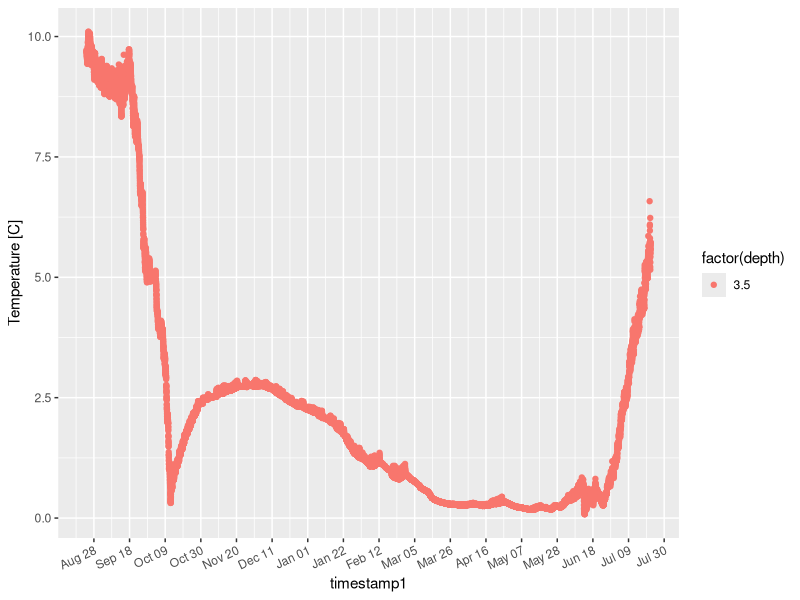
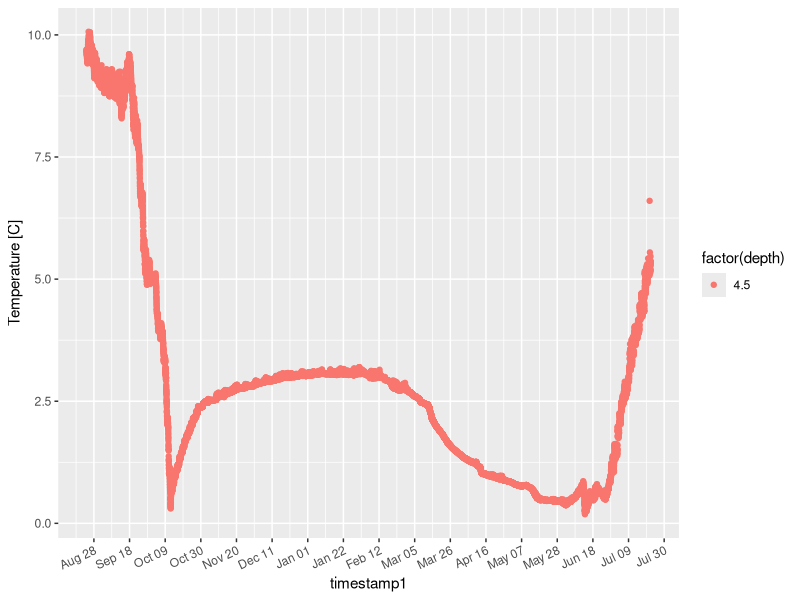
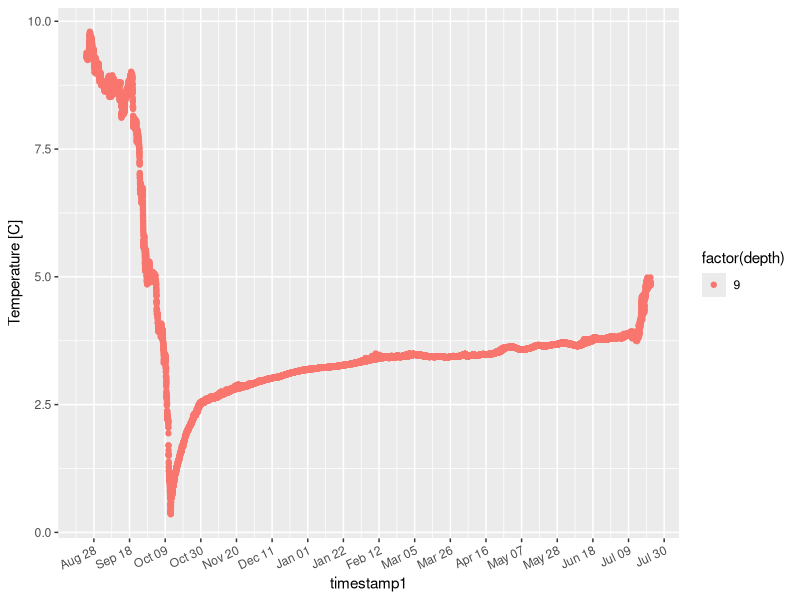
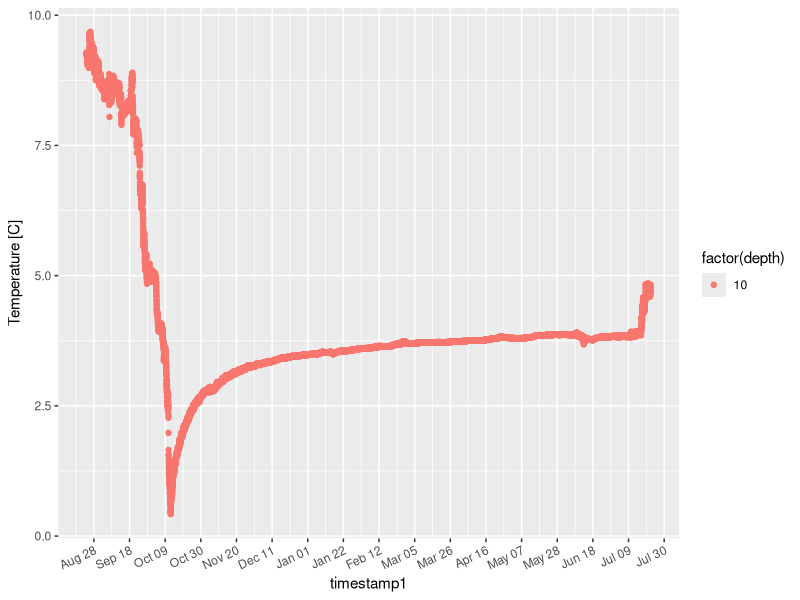
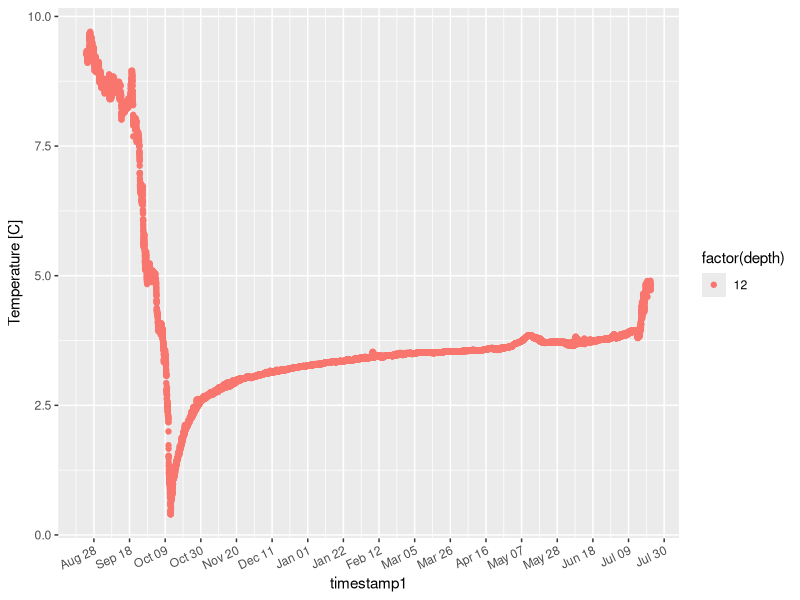
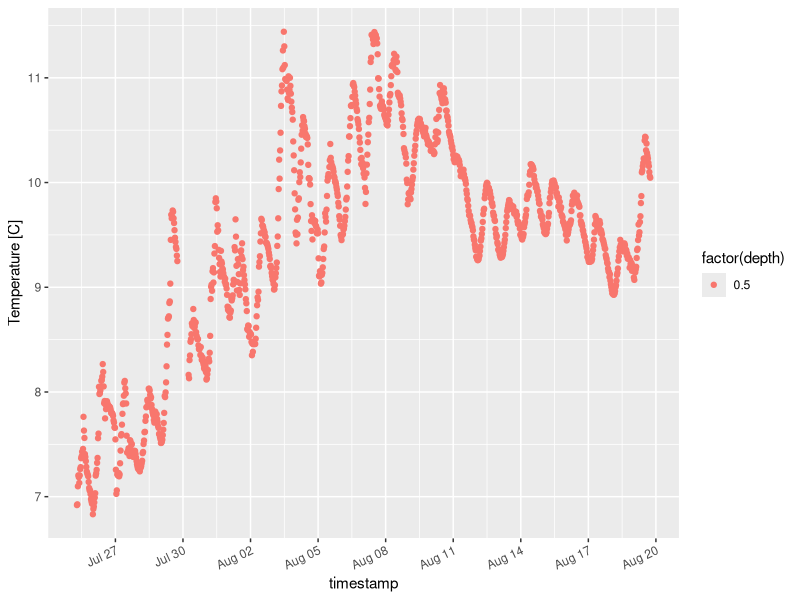
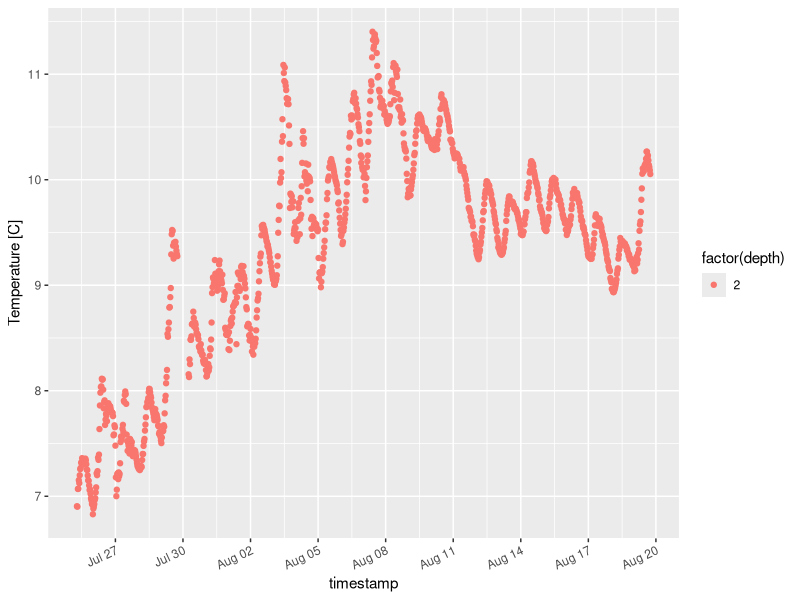
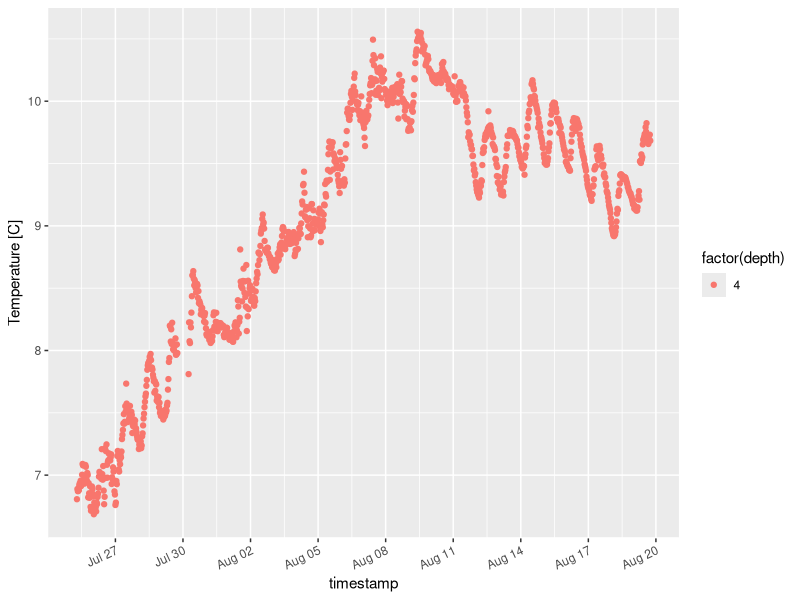

Here is the R script that generated these plots, in order:
# QA'QC for 8 RBR TSolo sensors
# Onging
library(ggplot2)
library(scales)
library(dplyr)

# Read in past year's data
old.datTemp <- read.csv("gl4.buoy.RBRTemp.data.csv", header=T)

# Fix timestamp - so it is no longer a character:
old.datTemp$timestamp1 <- as.POSIXct(old.datTemp$timestamp, format= "%Y-%m-%d %H:%M:%OS")
range(old.datTemp$timestamp1)

##############################
### Winter 2018 Deployment ###

### 3.5m temp sensor ###

# 1. Read in new raw data at depth (for 2018-2019): RBR102495_180823_190723_3.5m.csv
rbr.3.5m <- read.csv("RBR102495_180823_190723_3.5m.csv", header=T, sep = ',')
names(rbr.3.5m)
summary(rbr.3.5m)

###
# 2. fix timestamp
rbr.3.5m$timestamp1 <- as.POSIXct(rbr.3.5m$Time, format="%Y-%m-%d %H:%M:%OS")
range(rbr.3.5m$timestamp1)

# restrict for date range
rbr.3.5m <- subset(rbr.3.5m,timestamp1 >= as.POSIXct('2018-08-24 13:00:00') & 
                  timestamp1 <= as.POSIXct('2019-07-23 00:00:00'))
range(rbr.3.5m$timestamp1)

#check new summary
summary(rbr.3.5m) 
# temp range: 0.0794 to 10.0993

###
# 3. add in column for depth, deployment and sensor 
rbr.3.5m$depth <- 3.5
rbr.3.5m$deployment <- "Winter2018"
rbr.3.5m$sensor <- 102495

qplot(timestamp1, Temperature, data = rbr.3.5m, geom="point", ylab = "Temperature [C]", color = factor(depth)) +
  scale_x_datetime(date_breaks = "504 hour", labels = date_format("%b %d")) +
  theme(axis.text.x = element_text(angle = 25, vjust = 1.0, hjust = 1.0))


### 4.5m temp sensor ###

# 1. Read in new raw data at depth (for 2018-2019): RBR102496_180823_190723_4.5m.csv
rbr.4.5m <- read.csv("RBR102496_180823_190723_4.5m.csv", header=T, sep = ',')
names(rbr.4.5m)
summary(rbr.4.5m)

###
# 2. fix timestamp
rbr.4.5m$timestamp1 <- as.POSIXct(rbr.4.5m$Time, format="%Y-%m-%d %H:%M:%OS")
range(rbr.4.5m$timestamp1)

# restrict for date range
rbr.4.5m <- subset(rbr.4.5m,timestamp1 >= as.POSIXct('2018-08-24 13:00:00') & 
                     timestamp1 <= as.POSIXct('2019-07-23 00:00:00'))
range(rbr.4.5m$timestamp1)

#check new summary
summary(rbr.4.5m) 
# temp range: 0.1861 to 10.0647

###
# 3. add in column for depth, deployment and sensor 
rbr.4.5m$depth <- 4.5
rbr.4.5m$deployment <- "Winter2018"
rbr.4.5m$sensor <- 102496

qplot(timestamp1, Temperature, data = rbr.4.5m, geom="point", ylab = "Temperature [C]", color = factor(depth)) +
  scale_x_datetime(date_breaks = "504 hour", labels = date_format("%b %d")) +
  theme(axis.text.x = element_text(angle = 25, vjust = 1.0, hjust = 1.0))

### 6m temp sensor ###
# download error RBR102497_180823_190723_6m.xlsx

### 8m temp sensor ###
# download error RBR102497_180823_190723_6m.xlsx

### 9m temp sensor ###

# 1. Read in new raw data at depth (for 2018-2019): RBR102499_180823_190723_9m.csv
rbr.9m <- read.csv("RBR102499_180823_190723_9m.csv", header=T, sep = ',')
names(rbr.9m)
summary(rbr.9m)

###
# 2. fix timestamp
rbr.9m$timestamp1 <- as.POSIXct(rbr.9m$Time, format="%Y-%m-%d %H:%M:%OS")
range(rbr.9m$timestamp1)

# restrict for date range
rbr.9m <- subset(rbr.9m,timestamp1 >= as.POSIXct('2018-08-24 13:00:00') & 
                     timestamp1 <= as.POSIXct('2019-07-23 00:00:00'))
range(rbr.9m$timestamp1)

#check new summary
summary(rbr.9m) 
# temp range: 0.3547 to 9.7952

###
# 3. add in column for depth, deployment and sensor 
rbr.9m$depth <- 9
rbr.9m$deployment <- "Winter2018"
rbr.9m$sensor <- 102499

qplot(timestamp1, Temperature, data = rbr.9m, geom="point", ylab = "Temperature [C]", color = factor(depth)) +
  scale_x_datetime(date_breaks = "504 hour", labels = date_format("%b %d")) +
  theme(axis.text.x = element_text(angle = 25, vjust = 1.0, hjust = 1.0))


### 10m temp sensor ###
# 1. Read in new raw data at depth (for 2018-2019): RBR102500_180823_190723_10m.csv
rbr.10m <- read.csv("RBR102500_180823_190723_10m.csv", header=T, sep = ',')
names(rbr.10m)
summary(rbr.10m)

###
# 2. fix timestamp
rbr.10m$timestamp1 <- as.POSIXct(rbr.10m$Time, format="%Y-%m-%d %H:%M:%OS")
range(rbr.10m$timestamp1)

# restrict for date range
rbr.10m <- subset(rbr.10m,timestamp1 >= as.POSIXct('2018-08-24 13:00:00') & 
                   timestamp1 <= as.POSIXct('2019-07-23 00:00:00'))
range(rbr.10m$timestamp1)

#check new summary
summary(rbr.10m) 
# temp range: 0.419 to 9.682

###
# 3. add in column for depth, deployment and sensor 
rbr.10m$depth <- 10
rbr.10m$deployment <- "Winter2018"
rbr.10m$sensor <- 102500

qplot(timestamp1, Temperature, data = rbr.10m, geom="point", ylab = "Temperature [C]", color = factor(depth)) +
  scale_x_datetime(date_breaks = "504 hour", labels = date_format("%b %d")) +
  theme(axis.text.x = element_text(angle = 25, vjust = 1.0, hjust = 1.0))


### 12m temp sensor ###
# 1. Read in new raw data at depth (for 2018-2019): RBR102501_180823_190723_12m.csv
rbr.12m <- read.csv("RBR102501_180823_190723_12m.csv", header=T, sep = ',')
names(rbr.12m)
summary(rbr.12m)

###
# 2. fix timestamp
rbr.12m$timestamp1 <- as.POSIXct(rbr.12m$Time, format="%Y-%m-%d %H:%M:%OS")
range(rbr.12m$timestamp1)

# restrict for date range
rbr.12m <- subset(rbr.12m, timestamp1 >= as.POSIXct('2018-08-24 13:00:00') & 
                    timestamp1 <= as.POSIXct('2019-07-23 00:00:00'))
range(rbr.12m$timestamp1)

#check new summary
summary(rbr.12m) 
# temp range: 0.3993 to 9.7049

###
# 3. add in column for depth, deployment and sensor 
rbr.12m$depth <- 12
rbr.12m$deployment <- "Winter2018"
rbr.12m$sensor <- 102501

qplot(timestamp1, Temperature, data = rbr.12m, geom="point", ylab = "Temperature [C]", color = factor(depth)) +
  scale_x_datetime(date_breaks = "504 hour", labels = date_format("%b %d")) +
  theme(axis.text.x = element_text(angle = 25, vjust = 1.0, hjust = 1.0))

######################################################
########## ALL DO + Winter2018 DATA #################

###
# 1. combine all QAQC winter 2018
RBR_temp_winter18 <- rbind(rbr.3.5m, rbr.4.5m, rbr.9m, rbr.10m, rbr.12m)
summary(RBR_temp_winter18)

###
# 2. Add in year 
RBR_temp_winter18 <- transform(RBR_temp_winter18,
                             year = as.numeric(format(timestamp1, '%Y')))

names(RBR_temp_winter18)

###
# 3.select for relevant parameters
RBR_temp_winter18 <- subset(RBR_temp_winter18, select=c(sensor, deployment, year, timestamp1, depth,
                                                    Temperature))
colnames(RBR_temp_winter18)[6] = "temperature"

# 3.select for relevant parameters
old.datTemp <- subset(old.datTemp, select=c(sensor, deployment, year, timestamp1, depth,
                                                        temperature))

###
# 4. Add winter 2018 to summer 2018
RBR_temp_agg18 <- rbind(old.datTemp, RBR_temp_winter18)
summary(RBR_temp_agg18)

###
# 5. change names
colnames(RBR_temp_agg18)[4] = "timestamp"

# Plot and facet by deployment:
p <- ggplot(RBR_temp_agg18, aes(x=timestamp, y=(temperature), colour =as.factor(depth))) +
  geom_point(alpha = 0.5) +
  #stat_smooth(method="lm", se=TRUE, formula=y ~ poly(x, 3, raw=TRUE), alpha=0.15) +
  scale_x_datetime(date_breaks = "504 hour", labels = date_format("%b %d")) +
  theme_classic() + xlab("Time stamp") + ylab("DO") 



##############################
##############################
### Summer 2019 Deployment ###

# As a deployment note we removed the buoy from GL4 on 2019-07-30 
# from 9:30-11:00 am to add the chlorophyll-a sensor (C7).

### 0.5m temp sensor ###
# 1. Read in new raw data at depth (for 2018-2019): RBR102495_190725_190820_0.5m.csv
rbr.0.5m <- read.csv("RBR102495_190725_190820_0.5m.csv", header=T, sep = ',')
names(rbr.0.5m)
summary(rbr.0.5m)

###
# 2. fix timestamp
rbr.0.5m$timestamp <- as.POSIXct(rbr.0.5m$Time, format="%Y-%m-%d %H:%M:%OS")
range(rbr.0.5m$timestamp)

# restrict for date range
rbr.0.5ma <- subset(rbr.0.5m,timestamp >= as.POSIXct('2019-07-25 13:00:00') & 
                   timestamp <= as.POSIXct('2019-07-30 00:00:00'))
range(rbr.0.5ma$timestamp)
rbr.0.5mb <- subset(rbr.0.5m,timestamp >= as.POSIXct('2019-07-30 12:00:00') & 
                   timestamp <= as.POSIXct('2019-08-20 00:00:00'))
range(rbr.0.5mb$timestamp)
rbr.0.5m_1 <- rbind(rbr.0.5mb, rbr.0.5ma)

#check new summary
summary(rbr.0.5m_1) 
# temp range: 6.832 to 11.440

###
# 3. add in column for depth, deployment and sensor 
rbr.0.5m_1$depth <- 0.5
rbr.0.5m_1$deployment <- "Summer2019"
rbr.0.5m_1$sensor <- 102495

qplot(timestamp, Temperature, data = rbr.0.5m_1, geom="point", ylab = "Temperature [C]", color = factor(depth)) +
  scale_x_datetime(date_breaks = "72 hour", labels = date_format("%b %d")) +
  theme(axis.text.x = element_text(angle = 25, vjust = 1.0, hjust = 1.0))


### 2m temp sensor ###
# 1. Read in new raw data at depth (for 2018-2019): RBR102496_190725_190820_2m.csv
rbr.2m <- read.csv("RBR102496_190725_190820_2m.csv", header=T, sep = ',')
names(rbr.2m)
summary(rbr.2m)

###
# 2. fix timestamp
rbr.2m$timestamp <- as.POSIXct(rbr.2m$Time, format="%Y-%m-%d %H:%M:%OS")
range(rbr.2m$timestamp)

# restrict for date range
rbr.2ma <- subset(rbr.2m,timestamp >= as.POSIXct('2019-07-25 13:00:00') & 
                      timestamp <= as.POSIXct('2019-07-30 00:00:00'))

rbr.2mb <- subset(rbr.2m,timestamp >= as.POSIXct('2019-07-30 12:00:00') & 
                      timestamp <= as.POSIXct('2019-08-20 00:00:00'))
rbr.2m_1 <- rbind(rbr.2mb, rbr.2ma)

#check new summary
summary(rbr.2m_1) 
# temp range: 6.832 to 11.440

###
# 3. add in column for depth, deployment and sensor 
rbr.2m_1$depth <- 2
rbr.2m_1$deployment <- "Summer2019"
rbr.2m_1$sensor <- 102496

qplot(timestamp, Temperature, data = rbr.2m_1, geom="point", ylab = "Temperature [C]", color = factor(depth)) +
  scale_x_datetime(date_breaks = "72 hour", labels = date_format("%b %d")) +
  theme(axis.text.x = element_text(angle = 25, vjust = 1.0, hjust = 1.0))


### 4m temp sensor ###
# 1. Read in new raw data at depth (for 2018-2019): RBR102497_190725_190820_4m.csv
rbr.4m <- read.csv("RBR102497_190725_190820_4m.csv", header=T, sep = ',')
names(rbr.4m)
summary(rbr.4m)

###
# 2. fix timestamp
rbr.4m$timestamp <- as.POSIXct(rbr.4m$Time, format="%Y-%m-%d %H:%M:%OS")
range(rbr.4m$timestamp)

# restrict for date range
rbr.4ma <- subset(rbr.4m,timestamp >= as.POSIXct('2019-07-25 13:00:00') & 
                    timestamp <= as.POSIXct('2019-07-30 00:00:00'))

rbr.4mb <- subset(rbr.4m,timestamp >= as.POSIXct('2019-07-30 12:00:00') & 
                    timestamp <= as.POSIXct('2019-08-20 00:00:00'))
rbr.4m_1 <- rbind(rbr.4mb, rbr.4ma)

#check new summary
summary(rbr.4m_1) 
# temp range: 6.832 to 11.440

###
# 3. add in column for depth, deployment and sensor 
rbr.4m_1$depth <- 4
rbr.4m_1$deployment <- "Summer2019"
rbr.4m_1$sensor <- 102497

qplot(timestamp, Temperature, data = rbr.4m_1, geom="point", ylab = "Temperature [C]", color = factor(depth)) +
  scale_x_datetime(date_breaks = "72 hour", labels = date_format("%b %d")) +
  theme(axis.text.x = element_text(angle = 25, vjust = 1.0, hjust = 1.0))

### 6m temp sensor ###
# 1. Read in new raw data at depth (for 2018-2019): RBR102498_190725_190820_6m.csv
rbr.6m <- read.csv("RBR102498_190725_190820_6m.csv", header=T, sep = ',')
names(rbr.6m)
summary(rbr.6m)

###
# 2. fix timestamp
rbr.6m$timestamp <- as.POSIXct(rbr.6m$Time, format="%Y-%m-%d %H:%M:%OS")
range(rbr.6m$timestamp)

# restrict for date range
rbr.6ma <- subset(rbr.6m,timestamp >= as.POSIXct('2019-07-25 13:00:00') & 
                    timestamp <= as.POSIXct('2019-07-30 00:00:00'))

rbr.6mb <- subset(rbr.6m,timestamp >= as.POSIXct('2019-07-30 12:00:00') & 
                    timestamp <= as.POSIXct('2019-08-20 00:00:00'))
rbr.6m_1 <- rbind(rbr.6mb, rbr.6ma)

#check new summary
summary(rbr.6m_1) 
# temp range: 6.449 to 10.309

###
# 3. add in column for depth, deployment and sensor 
rbr.6m_1$depth <- 6
rbr.6m_1$deployment <- "Summer2019"
rbr.6m_1$sensor <- 102498

qplot(timestamp, Temperature, data = rbr.6m_1, geom="point", ylab = "Temperature [C]", color = factor(depth)) +
  scale_x_datetime(date_breaks = "72 hour", labels = date_format("%b %d")) +
  theme(axis.text.x = element_text(angle = 25, vjust = 1.0, hjust = 1.0))


### 8m temp sensor ###
# 1. Read in new raw data at depth (for 2018-2019): RBR102499_190725_190820_8m.csv
rbr.8m <- read.csv("RBR102499_190725_190820_8m.csv", header=T, sep = ',')
names(rbr.8m)
summary(rbr.8m)

###
# 2. fix timestamp
rbr.8m$timestamp <- as.POSIXct(rbr.8m$Time, format="%Y-%m-%d %H:%M:%OS")
range(rbr.8m$timestamp)

# restrict for date range
rbr.8ma <- subset(rbr.8m,timestamp >= as.POSIXct('2019-07-25 13:00:00') & 
                    timestamp <= as.POSIXct('2019-07-30 00:00:00'))

rbr.8mb <- subset(rbr.8m,timestamp >= as.POSIXct('2019-07-30 12:00:00') & 
                    timestamp <= as.POSIXct('2019-08-20 00:00:00'))


rbr.8m_1 <- rbind(rbr.8mb, rbr.8ma)

#check new summary
summary(rbr.8m_1) 
# temp range: 6.219 to 9.755

###
# 3. add in column for depth, deployment and sensor 
rbr.8m_1$depth <- 8
rbr.8m_1$deployment <- "Summer2019"
rbr.8m_1$sensor <- 102499

qplot(timestamp, Temperature, data = rbr.8m_1, geom="point", ylab = "Temperature [C]", color = factor(depth)) +
  scale_x_datetime(date_breaks = "72 hour", labels = date_format("%b %d")) +
  theme(axis.text.x = element_text(angle = 25, vjust = 1.0, hjust = 1.0))


### 10m temp sensor ###
# 1. Read in new raw data at depth (for 2018-2019): RBR102500_190725_190820_10m.csv
rbr.10m <- read.csv("RBR102500_190725_190820_10m.csv", header=T, sep = ',')
names(rbr.10m)
summary(rbr.10m)

###
# 2. fix timestamp
rbr.10m$timestamp <- as.POSIXct(rbr.10m$Time, format="%Y-%m-%d %H:%M:%OS")
range(rbr.10m$timestamp)

# restrict for date range
rbr.10ma <- subset(rbr.10m,timestamp >= as.POSIXct('2019-07-25 13:00:00') & 
                    timestamp <= as.POSIXct('2019-07-30 00:00:00'))

rbr.10mb <- subset(rbr.10m,timestamp >= as.POSIXct('2019-07-30 12:00:00') & 
                    timestamp <= as.POSIXct('2019-08-20 00:00:00'))
rbr.10m_1 <- rbind(rbr.10mb, rbr.10ma)

#check new summary
summary(rbr.10m_1) 
# temp range: 5.373 to 9.436

###
# 3. add in column for depth, deployment and sensor 
rbr.10m_1$depth <- 10
rbr.10m_1$deployment <- "Summer2019"
rbr.10m_1$sensor <- 102500

qplot(timestamp, Temperature, data = rbr.10m_1, geom="point", ylab = "Temperature [C]", color = factor(depth)) +
  scale_x_datetime(date_breaks = "72 hour", labels = date_format("%b %d")) +
  theme(axis.text.x = element_text(angle = 25, vjust = 1.0, hjust = 1.0))


### 12m temp sensor ###
# 1. Read in new raw data at depth (for 2018-2019): RBR102501_190725_190820_12m.csv
rbr.12m <- read.csv("RBR102501_190725_190820_12m.csv", header=T, sep = ',')
names(rbr.12m)
summary(rbr.12m)

###
# 2. fix timestamp
rbr.12m$timestamp <- as.POSIXct(rbr.12m$Time, format="%Y-%m-%d %H:%M:%OS")
range(rbr.12m$timestamp)

# restrict for date range
rbr.12ma <- subset(rbr.12m,timestamp >= as.POSIXct('2019-07-25 13:00:00') & 
                     timestamp <= as.POSIXct('2019-07-30 00:00:00'))

rbr.12mb <- subset(rbr.12m,timestamp >= as.POSIXct('2019-07-30 12:00:00') & 
                     timestamp <= as.POSIXct('2019-08-20 00:00:00'))
rbr.12m_1 <- rbind(rbr.12mb, rbr.12ma)

#check new summary
summary(rbr.12m_1) 
# temp range: 5.373 to 9.436

###
# 3. add in column for depth, deployment and sensor 
rbr.12m_1$depth <- 12
rbr.12m_1$deployment <- "Summer2019"
rbr.12m_1$sensor <- 102501

qplot(timestamp, Temperature, data = rbr.12m_1, geom="point", ylab = "Temperature [C]", color = factor(depth)) +
  scale_x_datetime(date_breaks = "72 hour", labels = date_format("%b %d")) +
  theme(axis.text.x = element_text(angle = 25, vjust = 1.0, hjust = 1.0))


### 13m temp sensor ###
# 1. Read in new raw data at depth (for 2018-2019): RBR102502_190725_190820_13m.csv
rbr.13m <- read.csv("RBR102502_190725_190820_13m.csv", header=T, sep = ',')
names(rbr.13m)
summary(rbr.13m)

###
# 2. fix timestamp
rbr.13m$timestamp <- as.POSIXct(rbr.13m$Time, format="%Y-%m-%d %H:%M:%OS")
range(rbr.13m$timestamp)

# restrict for date range
rbr.13ma <- subset(rbr.13m,timestamp >= as.POSIXct('2019-07-25 13:00:00') & 
                     timestamp <= as.POSIXct('2019-07-30 00:00:00'))

rbr.13mb <- subset(rbr.12m,timestamp >= as.POSIXct('2019-07-30 12:00:00') & 
                     timestamp <= as.POSIXct('2019-08-20 00:00:00'))
rbr.13m_1 <- rbind(rbr.13ma, rbr.13mb)

#check new summary
summary(rbr.13m_1) 
# temp range: 4.819 to 9.167

###
# 3. add in column for depth, deployment and sensor 
rbr.13m_1$depth <- 13
rbr.13m_1$deployment <- "Summer2019"
rbr.13m_1$sensor <- 102502

qplot(timestamp, Temperature, data = rbr.13m_1, geom="point", ylab = "Temperature [C]", color = factor(depth)) +
  scale_x_datetime(date_breaks = "72 hour", labels = date_format("%b %d")) +
  theme(axis.text.x = element_text(angle = 25, vjust = 1.0, hjust = 1.0))


#############################################################
########## RBR_temp_agg18 + Summer2019 DATA #################

###
# 1. combine all QAQC winter 2018
RBR_temp_summer19 <- rbind(rbr.0.5m_1,rbr.2m_1, rbr.4m_1, rbr.6m_1, rbr.8m_1, rbr.10m_1, rbr.12m_1, rbr.13m_1)
summary(RBR_temp_summer19)

###
# 2. Add in year 
RBR_temp_summer19 <- transform(RBR_temp_summer19,
                               year = as.numeric(format(timestamp, '%Y')))
names(RBR_temp_summer19)

###
# 3.select for relevant parameters
RBR_temp_summer19 <- subset(RBR_temp_summer19, select=c(sensor, deployment, year, timestamp, depth,
                                                        Temperature))
colnames(RBR_temp_summer19)[6] = "temperature"

###
# 4. Add winter 2018 to summer 2018
RBR_temp_agg19 <- rbind(RBR_temp_agg18, RBR_temp_summer19)
summary(RBR_temp_agg19)

# Plot and facet by deployment:
p <- ggplot(RBR_temp_agg19, aes(x=timestamp, y=(temperature), colour =as.factor(depth))) +
  geom_point(alpha = 0.5) +
  #stat_smooth(method="lm", se=TRUE, formula=y ~ poly(x, 3, raw=TRUE), alpha=0.15) +
  scale_x_datetime(date_breaks = "504 hour", labels = date_format("%b %d")) +
  theme_classic() + xlab("Time stamp") + ylab("DO") 

#write.csv(RBR_temp_agg19, "Summer2019_RBR_Temp.csv") # complied data file of all RBR sensors along buoy line

